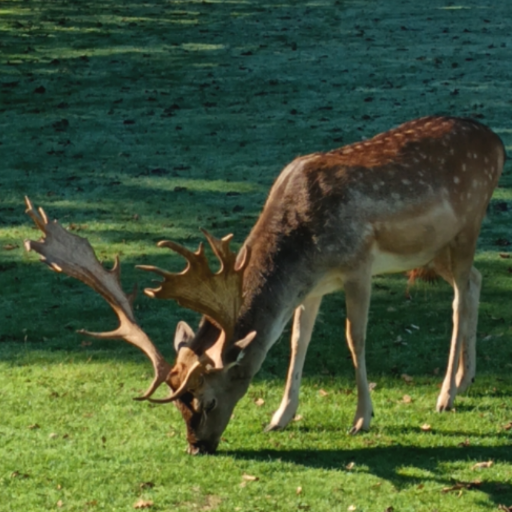
#> input picture codes/lab3/deer.512.512.png, 512 x 512 px
$ python 3.7.rgb_hsv_np.py deer.512.512.png
#> lines starting #> are read from the running program, lines starting #| are printed output that depends on the picture; after the words box and inside, x2 and y2 are one past the last pixel; in counts of white or black regions, pixels touching at a corner belong together
import numpy as np
import cv2
import time
import sys

def rgb_to_hsv_numpy(image):
    # Normalize RGB values
    img = image.astype(np.float32) / 255.0
    r = img[:,:,2]
    g = img[:,:,1]
    b = img[:,:,0]
    cmax = np.maximum(np.maximum(r,g),b)
    cmin = np.minimum(np.minimum(r,g),b)
    delta = cmax - cmin
    h = np.zeros_like(cmax)
    s = np.zeros_like(cmax)
    v = cmax
    mask = delta != 0
    mask_r = (cmax == r) & mask
    mask_g = (cmax == g) & mask
    mask_b = (cmax == b) & mask
    h[mask_r] = (60 * ((g[mask_r]-b[mask_r]) / delta[mask_r]) + 360) % 360
    h[mask_g] = (60 * ((b[mask_g]-r[mask_g]) / delta[mask_g]) + 120)
    h[mask_b] = (60 * ((r[mask_b]-g[mask_b]) / delta[mask_b]) + 240)
    s[cmax != 0] = delta[cmax != 0] / cmax[cmax != 0]
    hsv = np.stack((h,s,v),axis=2)
    return hsv

def main():

    if len(sys.argv) != 2:
        print("Usage: python rgb_to_hsv_numpy_perf.py image.png")
        return
    input_name = sys.argv[1]
    img = cv2.imread(input_name)
#> img is the input picture: shape (512, 512, 3); mean B, G, R 55, 86.3, 66.4
    if img is None:
        print("Error loading image")
        return
    height, width, ch = img.shape
#> height = 512; width = 512; ch = 3
    pixels = height * width
#> pixels = 262144
    print("Image size:", width, "x", height)
#| Image size: 512 x 512
    # Warm-up (important for fair measurement)
    _ = rgb_to_hsv_numpy(img)
#> in rgb_to_hsv_numpy, `delta = cmax - cmin`:
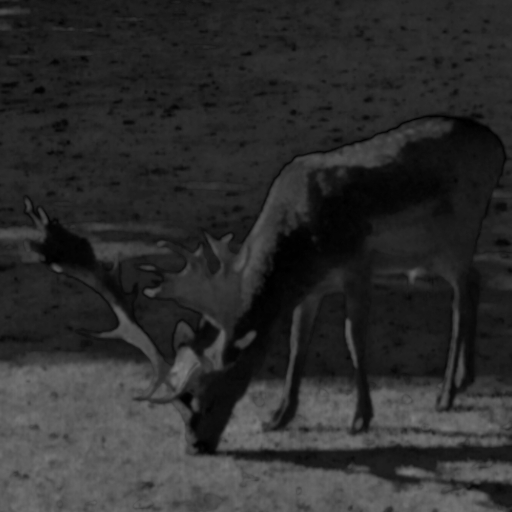
#> delta: shape (512, 512) float32; min 0, max 0.494, mean 0.177
#> in rgb_to_hsv_numpy, `mask = delta != 0`:
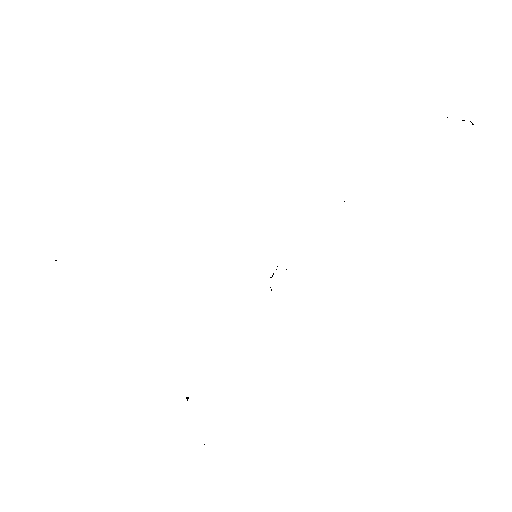
#> mask: shape (512, 512) bool; 100% white; black in thin lines or dots, all inside (x1, y1, x2, y2) = (55, 117, 474, 445)
#> in rgb_to_hsv_numpy, `mask_r = (cmax == r) & mask`: mask_r: shape (512, 512) bool; 19% white; 113 white regions (78 under 20 px), largest, box (x1, y1, x2, y2) and area: (49, 116, 505, 455) 44496, (266, 291, 321, 431) 1917, (23, 197, 62, 262) 910
#> in rgb_to_hsv_numpy, `mask_g = (cmax == g) & mask`: mask_g: shape (512, 512) bool; 80.4% white; 259 black regions (200 under 20 px), largest, box (x1, y1, x2, y2) and area: (49, 116, 505, 455) 42780, (266, 291, 321, 431) 1847, (393, 11, 461, 57) 1009
#> in rgb_to_hsv_numpy, `mask_b = (cmax == b) & mask`:
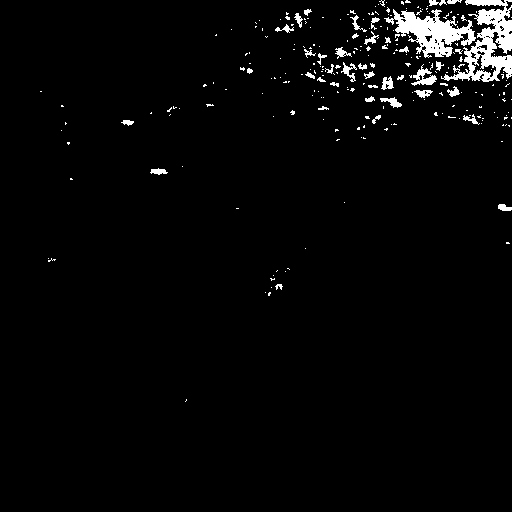
#> mask_b: shape (512, 512) bool; 2.8% white; 252 white regions (211 under 20 px), largest, box (x1, y1, x2, y2) and area: (441, 0, 512, 82) 2455, (384, 9, 476, 58) 1999, (411, 64, 437, 86) 236
#> in rgb_to_hsv_numpy, `h[mask_b] = (60 * ((r[mask_b]-g[mask_b]) / delta[mask_b]) + 240)`:
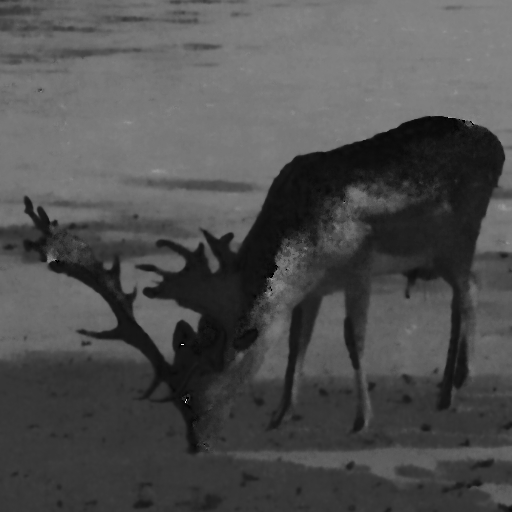
#> h: shape (512, 512) float32; min 0, max 355.4, mean 110.3; drawn with min black and max white
#> in rgb_to_hsv_numpy, `s[cmax != 0] = delta[cmax != 0] / cmax[cmax != 0]`:
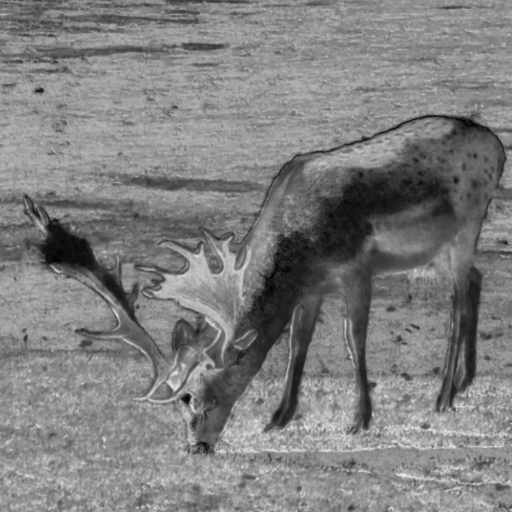
#> s: shape (512, 512) float32; min 0, max 0.97, mean 0.501
#> in rgb_to_hsv_numpy, `hsv = np.stack((h,s,v),axis=2)`:
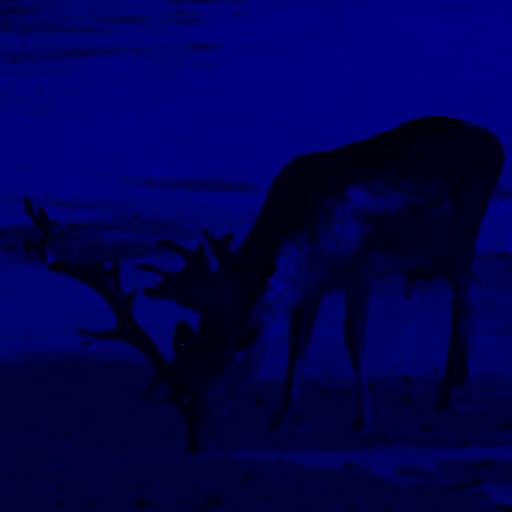
#> hsv: shape (512, 512, 3) float32; mean of channels 0, 1, 2 110.3, 0.5, 0.3; drawn with min black and max white
    t0 = time.time()
    hsv = rgb_to_hsv_numpy(img)
    t1 = time.time()
    exec_time = t1 - t0
    print("Execution time:", exec_time, "seconds")
    # Save result for visualization
    hsv_vis = hsv.copy()
    hsv_vis[:,:,0] = hsv_vis[:,:,0] / 360.0
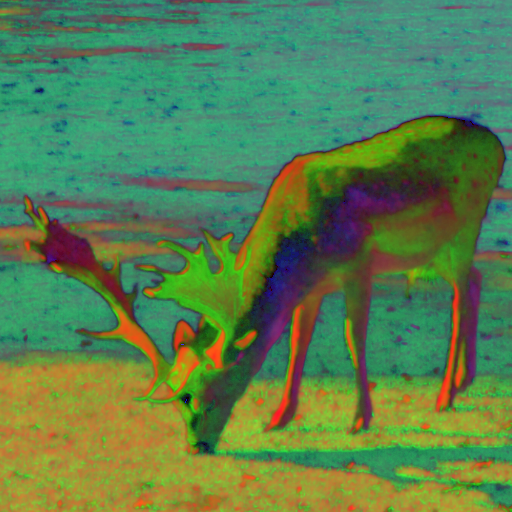
#> hsv_vis: shape (512, 512, 3) float32; mean of channels 0, 1, 2 0.306, 0.501, 0.35; drawn as B, G, R
    hsv_vis = (hsv_vis * 255).astype(np.uint8)
    cv2.imwrite("output_hsv.png", hsv_vis)
    # ------------------------------------------------
    # Performance estimation
    # ------------------------------------------------
    # Approximate number of floating-point operations per pixel
    flops_per_pixel = 40
    total_flops = pixels * flops_per_pixel
#> total_flops = 10485760
    gflops = total_flops / exec_time / 1e9
#> gflops = 0.414
    print("Estimated FLOPs       :", "{:.3e}".format(total_flops))
#| Estimated FLOPs       : 1.049e+07
    print("Estimated Performance :", "{:.3f}".format(gflops), "GFLOPS")
#| Estimated Performance : 0.414 GFLOPS
    # ------------------------------------------------
    # Memory bandwidth estimation
    # ------------------------------------------------
    bytes_read  = pixels * 3      # RGB
#> bytes_read = 786432
    bytes_write = pixels * 3      # HSV
#> bytes_write = 786432
    total_bytes = bytes_read + bytes_write
#> total_bytes = 1572864
    bandwidth = total_bytes / exec_time / 1e9
#> bandwidth = 0.0621
    print("Estimated Memory Bandwidth:", "{:.3f}".format(bandwidth), "GB/s")
#| Estimated Memory Bandwidth: 0.062 GB/s

if __name__ == "__main__":
    main()
